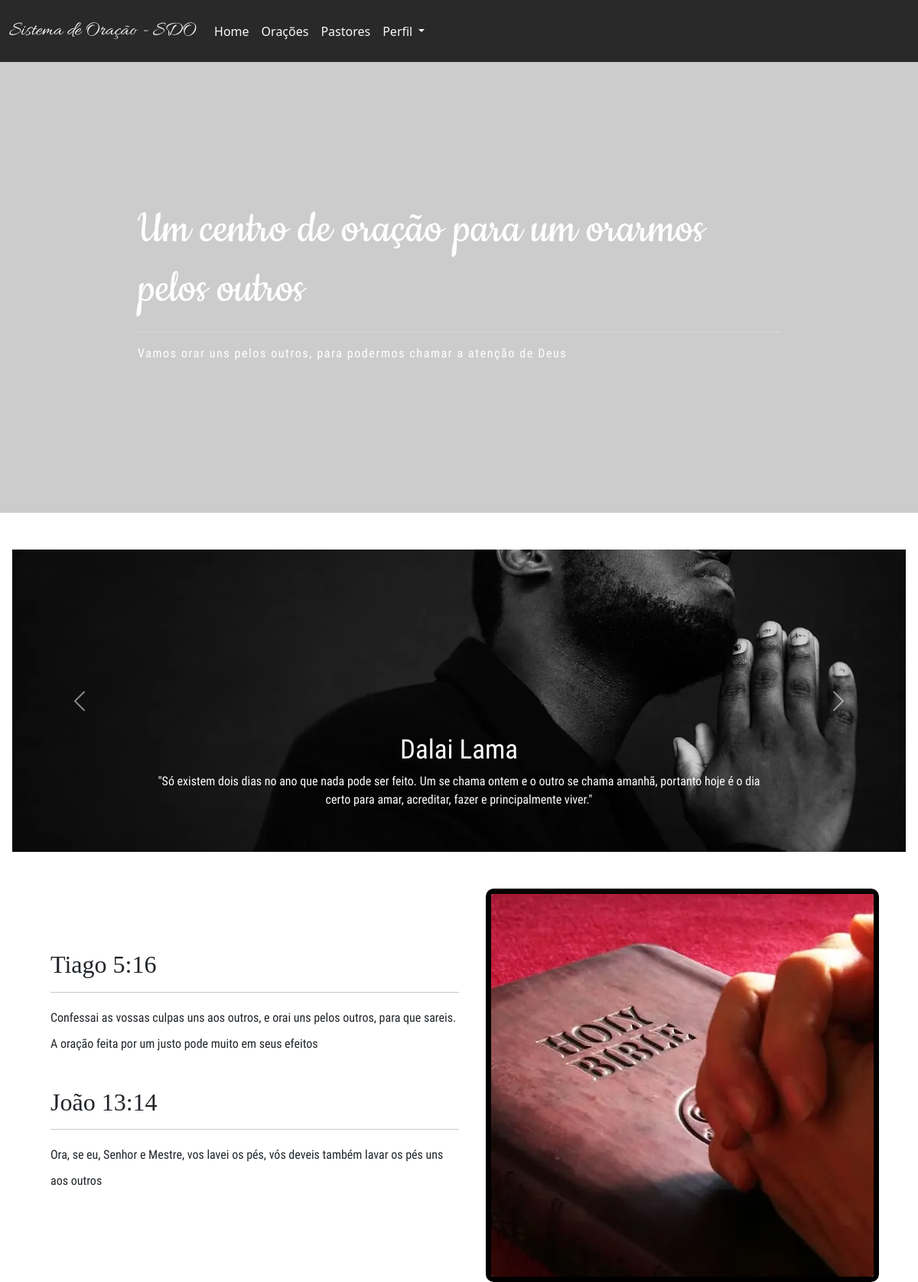
/myp/ (signed in), run on the app's committed database.
### tables this page shows
CREATE TABLE IF NOT EXISTS `citacoes` (
  `id_citacao` tinyint NOT NULL AUTO_INCREMENT,
  `nome_sabio` varchar(100) NOT NULL DEFAULT 'Desconhecido',
  `texto_sabio` text,
  `citacoes_curtidas` int DEFAULT '0',
  `citacoes_comentarios` int DEFAULT '0',
  PRIMARY KEY (`id_citacao`)
);

### myp/index.php (the view, shortened to what this page needs)
<?php
require_once('../conexao.php');
?>
<!DOCTYPE html>
<html lang="pt-br">
<head>
    <link href="https://cdn.jsdelivr.net/npm/bootstrap@5.3.0-alpha3/dist/css/bootstrap.min.css" rel="stylesheet">
    <link rel="stylesheet" href="https://cdn.jsdelivr.net/npm/bootstrap-icons@1.10.4/font/bootstrap-icons.css">
    <link rel="stylesheet" href="<?=ASSETS.'css/myp.css'?>">
    <link rel="stylesheet" href="<?=ASSETS.'css/global.css'?>">
</head>
<body>
    <section class="section__background-pray">
        <nav class="navbar navbar-expand-lg black-transparent py-3">
            <div class="container-fluid">
                <a class="navbar-brand allura text-light" style="font-size: 26px" href="#"><?=NS?></a>
                <div class="collapse navbar-collapse" id="navbarNavDropdown">
                    <ul class="navbar-nav">
                        <li class="nav-item">
                            <a class="nav-link text-light" aria-current="page" href="#">Home</a>
                        </li>
                        <li class="nav-item">
                            <a class="nav-link text-light" href="#">Orações</a>
                        </li>
                        <li class="nav-item">
                            <a class="nav-link text-light" href="#">Pastores</a>
                        </li>
                        <li class="nav-item dropdown">
                            <a class="nav-link text-light dropdown-toggle" href="#" role="button" data-bs-toggle="dropdown" aria-expanded="false">
                                Perfil
                            </a>
                        </li>
                    </ul>
                </div>
            </div>
        </nav>
        <div class="white">
            <h1 class="cookie size-65">Um centro de oração para um orarmos pelos outros</h1>
            <hr>
            <p class="letter-spacing roboto-condensed">Vamos orar uns pelos outros, para podermos chamar a atenção de Deus</p>
        </div>
    </section>
    <section class="mx-3 pb-5">
        <div class="pt-5">
            <div id="carouselExample" class="carousel slide">
                <div class="carousel-inner">
                    <?php
                        $query = $pdo->query("SELECT * FROM citacoes where id_citacao = '1';");
                        $res = $query->fetchAll(PDO::FETCH_ASSOC);
                        if (count($res) > 0) {
                            $nome_sabio = $res[0]['nome_sabio'];
                            $citacao = $res[0]['texto_sabio'];
                            ?>
                            <div class="carousel-item active">
                                <img src="<?=ASSETS.'/imgs/convertidas/citacoes_back.webp'?>" class="d-block w-100">
                                <div class="carousel-caption d-none d-md-block">
                                    <h5 class="roboto-condensed size-35"><?=$nome_sabio?></h5>
                                    <div>
                                        <p class="roboto-condensed"><?=$citacao?></p>
                                    </div>
                                </div>
                            </div>
                            <?php
                        }
                    ?>
                </div>
                <button class="carousel-control-prev" type="button" data-bs-target="#carouselExample" data-bs-slide="prev">
                    <span class="carousel-control-prev-icon" aria-hidden="true"></span>
                </button>
                <button class="carousel-control-next" type="button" data-bs-target="#carouselExample" data-bs-slide="next">
                    <span class="carousel-control-next-icon" aria-hidden="true"></span>
                </button>
            </div>
        </div>
    </section>
    <section class="mx-3">
        <div class="d-flex flex-wrap">
            <div class="w-50" style="padding: 80px 0px 0px 50px">
                <div class="pb-4">
                    <h2 class="roboto-condensed-light">Tiago 5:16</h2>
                    <hr>
                    <p class="roboto-condensed line-height">Confessai as vossas culpas uns aos outros, e orai uns pelos outros, para que sareis. A oração feita por um justo pode muito em seus efeitos</p>
                </div>
                <div>
                    <h2 class="roboto-condensed-light">João 13:14</h2>
                    <hr>
                    <p class="roboto-condensed line-height">Ora, se eu, Senhor e Mestre, vos lavei os pés, vós deveis também lavar os pés uns aos outros</p>
                </div>
            </div>
            <div class="w-50 text-center">
                <img src="<?=ASSETS.'imgs/convertidas/orai_pelos_outros.webp'?>" alt="Imagem da Bíblia Sagrada" style="border: 7px solid #000; border-radius: 2%">
            </div>
        </div>
    </section>
</body>
</html>

### assets/css/myp.css (style rules this page uses)
.section__background-pray { background: linear-gradient(rgba(0, 0, 0, 0.2), rgba(0, 0, 0, 0.2)), url('../imgs/convertidas/background.webp'); background-repeat: no-repeat; background-size: 100%; background-position: bottom; background-attachment: fixed; }
.white { padding: 180px; color: white; }
.size-65 { font-size: 65px; }
.letter-spacing { letter-spacing: 1.6px; }
.black-transparent { background: linear-gradient(rgba(0, 0, 0, 0.8), rgba(0, 0, 0, 0.8)); }

### assets/css/global.css (style rules this page uses)
* { margin: 0px; padding: 0px; }
.allura { font-family: 'Allura'; }
.cookie { font-family: 'Cookie'; }
.roboto-condensed { font-family: 'Roboto-Condensed'; }
.roboto-condensed-light { font-family: 'Roboto-Condensed-Light'; }
.size-35 { font-size: 35px; }
.line-height { line-height: 34px; }

### data on the page
citacoes: nome_sabio "Dalai Lama", texto_sabio "\"Só existem dois dias no ano que nada pode ser feito. Um se chama ontem e o outro se chama amanhã, portanto hoje é o dia certo para amar, acreditar, fazer e principalmente viver.\""

### other printed values
NS "Sistema de Oração - SDO"
